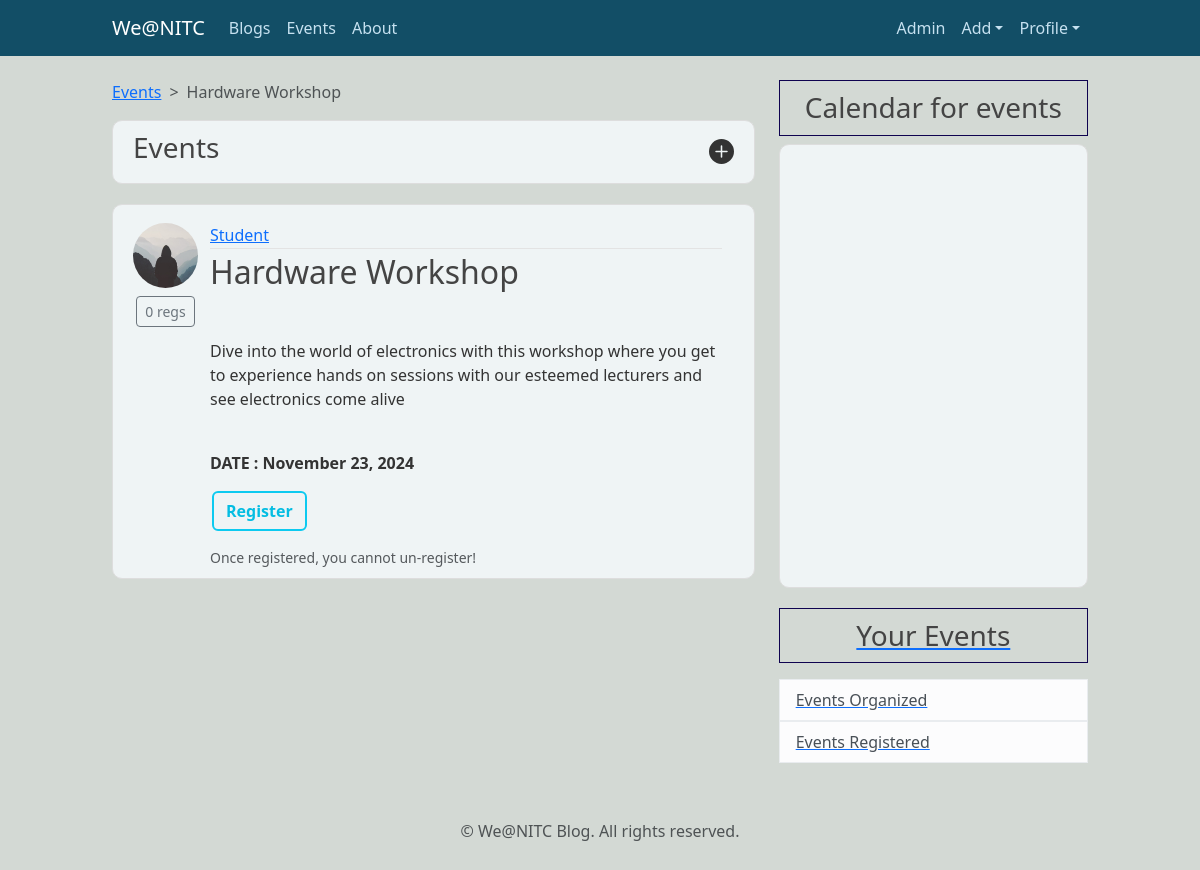
The page /events/event/13/ (signed in) on the database its author committed.
### events/models.py (models this page shows, shortened)
class Event(models.Model):
    name = models.CharField(max_length=255)
    description = CKEditor5Field(null = True,blank=True, config_name='extends')
    date = models.DateField()
    organizer = models.ForeignKey(User, on_delete=models.CASCADE, related_name="organized_events")

### users/models.py (models this page shows, shortened)
class Profile(models.Model):
    user=models.OneToOneField(User,on_delete=models.CASCADE)
    image= models.ImageField(default='default.jpg', upload_to='profile_pics')
    about= CKEditor5Field(null = True,default= 'Hi There', config_name='extends')

### events/views.py (the view)
# urls.py: path('event/<int:pk>/',views.EventDetailView.as_view(),name='event-detail'),
class EventDetailView(LoginRequiredMixin,DetailView):
    model = Event
    def get_context_data(self, **kwargs):
        context = super().get_context_data(**kwargs)
        reg = False
        if self.request.user.is_authenticated:
            if self.object.participants.filter(user=self.request.user).exists():
                reg = True
        context['reg'] = reg
        context['cal'] = "events"
        return context

### events/templates/events/event_detail.html (shortened to what this page needs)
{% extends "blog/base.html"%}
{% block content%}
<nav style="--bs-breadcrumb-divider: '>';" aria-label="breadcrumb">
    <ol class="breadcrumb">
        <li class="breadcrumb-item"><a href="{% url 'event-list' %}">Events</a></li>
        <li class="breadcrumb-item active" aria-current="page">{{ object.name }}</li>
    </ol>
</nav>
<article class="media content-section d-flex justify-content-between align-items-center" >
    <h3 class="d-flex align-items-center">
      Events
    </h3>
    <a href="{% url 'event-create' %}" class="ml-2 text-decoration-none" style="color: inherit;">
      <svg xmlns="http://www.w3.org/2000/svg" width="25" height="25" fill="currentColor" class="bi bi-plus-circle-fill right" viewBox="0 0 16 16">
        <path d="M16 8A8 8 0 1 1 0 8a8 8 0 0 1 16 0M8.5 4.5a.5.5 0 0 0-1 0v3h-3a.5.5 0 0 0 0 1h3v3a.5.5 0 0 0 1 0v-3h3a.5.5 0 0 0 0-1h-3z"/>
      </svg>
    </a>
  </article>
    <article class="media content-section d-flex align-items-start" >
      <div class="row w-100 mt-2">
            <div class="col-auto d-flex flex-column align-items-center">
                <a href="{% url 'user-events' object.organizer.username %}"><img class="rounded-circle article-img mb-2 " src="{{ object.organizer.profile.image.url }}" style="margin-right: 0%;"></a>
                <div class="btn btn-outline-secondary btn-sm"> {{object.participants.count}} regs</div>
            </div>
            <div class="col" style="padding: 0%;">
                <div class="media-body">
                    <div class="article-metadata d-flex justify-content-between align-items-center">
                        <a class="mr-2" href="{% url 'user-events' object.organizer.username %}">
                            {{ object.organizer.first_name }}
                        </a>
                    </div>
                    <h2 class="article-title">{{ object.name }}</h2>
                    <p class="article-content">
                        {{ object.description|safe }}
                        <br>
                        <strong>
                        DATE : {{ object.date|date:"F d, Y" }}
                        </strong>
                    </p>
                    {% if user.is_authenticated %}
                        {% if user != object.organizer %}
                            {% if reg %}
                                <div class="text-muted"> You are already registered for this event</div>
                            {% else %}
                                <form action="{% url 'event-register' event.pk %}" method="post">
                                    <button type="submit" class="btn btn-outline-info btn-outline-custom">Register</button>
                                </form>
                                <small class="text-muted"> Once registered, you cannot un-register!</small>
                            {% endif %}
                            </div>
                        </div>
                    </div>
                </article>
                        {% endif %}
                    {% endif %}
{% endblock content %}

### blog/static/blog/main.css (style rules this page uses)
body { background: #fafafa; color: #333333; margin-top: 5rem; }
h1, h2, h3, h4, h5, h6 { color: #444444; }
.content-section,.about_content { background: hsl(190, 23%, 95%); padding: 10px 20px; border: 1px solid #dddddd; border-radius: 10px; margin-bottom: 20px; transition: all 0.3s ease; }
.article-title { color: #444444; }
.article-content { white-space: pre-line; }
.article-img { height: 65px; width: 65px; }
.article-metadata { padding-bottom: 1px; margin-bottom: 4px; border-bottom: 1px solid #e3e3e3 }
body { background-color: #D3D9D4; }
.btn-outline-custom { color: #04bde2 !important; font-weight:600 !important; margin-left: 2px !important; border-width: 2 !important; }

### blog/templates/blog/base.html (style rules this page uses)
.article-img { transition: all 0.3s ease !important; }

### rows shown on the page
Event: name "Hardware Workshop", organizer.profile.image (placeholder picture), participants.count "0", organizer.first_name "Student", description "Dive into the world of electronics with this workshop where you get to experience hands on sessions with our esteemed lecturers and see electronics come alive", date "November 23, 2024"

### other values the page prints
{{ cal }} "events"
